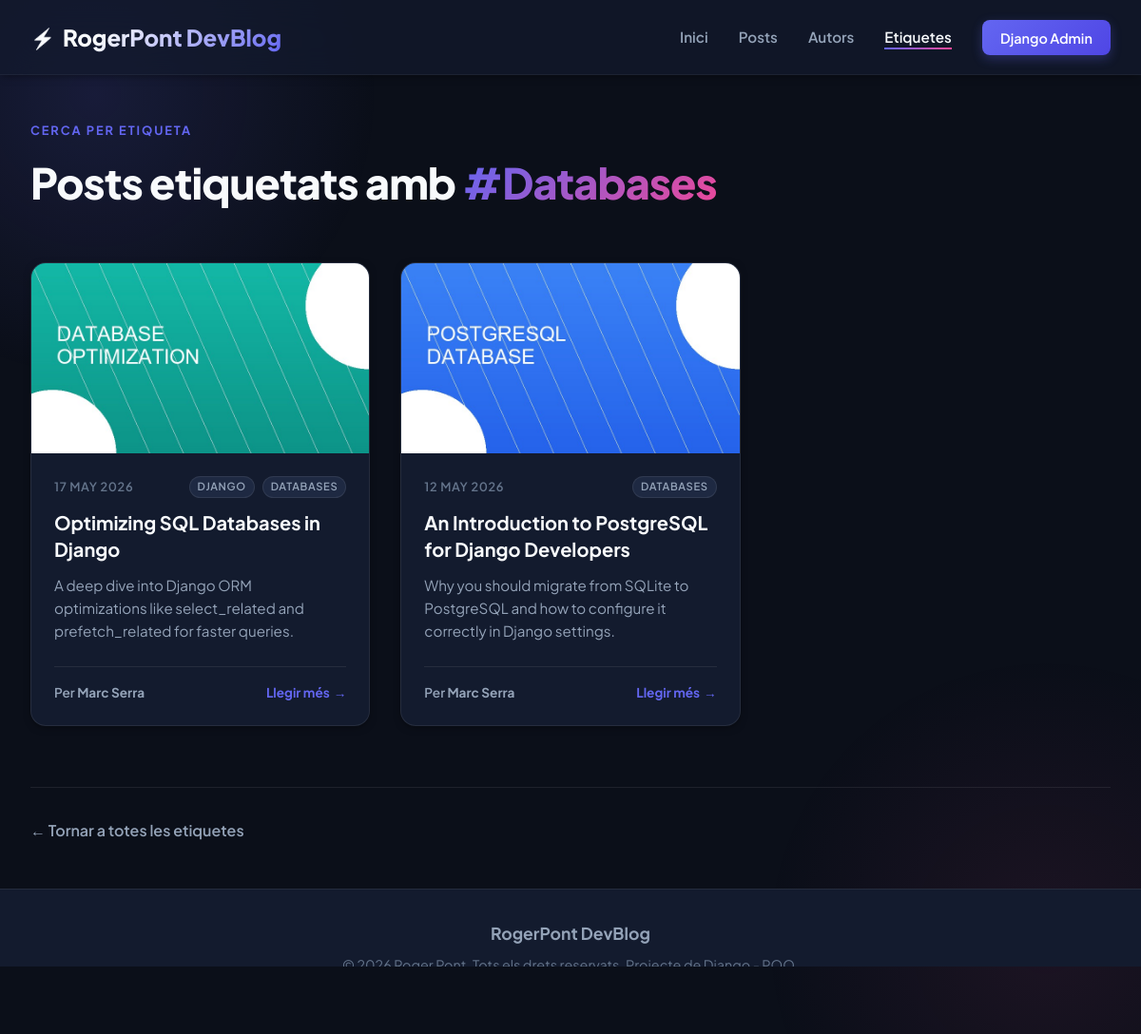
/tags/Databases, run on the app's committed database.
### blog/models.py (models this page shows, shortened)
class Tag(models.Model):
    caption = models.CharField(max_length=50)

class Post(models.Model):
    title = models.CharField(max_length=150)
    excerpt = models.CharField(max_length=200, validators=[MinLengthValidator(10)])
    image_name = models.CharField(max_length=100)
    date = models.DateField(auto_now=True)
    slug = models.SlugField(unique=True, db_index=True)
    content = models.TextField(validators=[MinLengthValidator(10)])
    author = models.ForeignKey(
        Author,
        on_delete=models.CASCADE,
        related_name="posts"
    )
    tags = models.ManyToManyField(
        Tag,
        related_name="posts",
        blank=True
    )

class Author(models.Model):
    first_name = models.CharField(max_length=100)
    last_name = models.CharField(max_length=100)
    email_address = models.EmailField()
    def __str__(self):
        return f"{self.first_name} {self.last_name}"

### blog/views.py (the view)
# urls.py: path("tags/<str:tag_caption>", views.TagPostsView.as_view(), name="tag-posts-page"),
class TagPostsView(ListView):
    model = Post
    template_name = "blog/tag_post.html"
    context_object_name = "posts"
    def get_queryset(self):
        tag_caption = self.kwargs["tag_caption"]
        return Post.objects.filter(tags__caption__iexact=tag_caption).order_by("-date")
    def get_context_data(self, **kwargs):
        context = super().get_context_data(**kwargs)
        context["tag_name"] = self.kwargs["tag_caption"]
        return context

### blog/templates/blog/tag_post.html (shortened to what this page needs)
{% extends "base.html" %}
{% block content %}
<section>
    <div style="margin-bottom: 3rem;">
        <span style="color: var(--accent-primary); font-weight: 700; text-transform: uppercase; font-size: 0.8rem; letter-spacing: 0.15em; display: block; margin-bottom: 0.5rem;">Cerca per Etiqueta</span>
        <h1 style="font-size: 2.8rem; font-weight: 800; letter-spacing: -0.02em;">Posts etiquetats amb <span style="background: linear-gradient(135deg, var(--accent-primary) 0%, var(--accent-secondary) 100%); -webkit-background-clip: text; -webkit-text-fill-color: transparent;">#{{ tag_name }}</span></h1>
    </div>
    <div class="posts-grid">
        {% for post in posts %}
            {% include "blog/includes/post.html" %}
        {% empty %}
            <p>No s'ha trobat cap post associat a aquesta etiqueta.</p>
        {% endfor %}
    </div>
    <div style="margin-top: 4rem; padding-top: 2rem; border-top: 1px solid var(--border-color);">
        <a href="{% url 'tags-page' %}" style="color: var(--text-secondary); display: flex; align-items: center; gap: 0.5rem; font-weight: 600;">
            &larr; Tornar a totes les etiquetes
        </a>
    </div>
</section>
{% endblock %}

### blog/templates/blog/includes/post.html
{% load static %}
<article class="card">
    <div class="card-img-wrapper">
        <img src="{% static 'blog/images/' %}{{ post.image_name }}" alt="{{ post.title }}" class="card-img">
    </div>
    <div class="card-body">
        <div class="card-meta">
            <time>{{ post.date|date:"d M Y" }}</time>
            <div class="tags-container" style="margin-bottom: 0;">
                {% for tag in post.tags.all %}
                    <span class="tag-badge" style="padding: 0.1rem 0.5rem; font-size: 0.7rem;">{{ tag.caption }}</span>
                {% endfor %}
            </div>
        </div>
        <h3 class="card-title">
            <a href="{% url 'post-detail-page' post.slug %}">{{ post.title }}</a>
        </h3>
        <p class="card-excerpt">{{ post.excerpt }}</p>
        <div class="card-footer">
            <a href="{% url 'author-detail-page' post.author.id %}" class="card-author">
                Per <strong>{{ post.author }}</strong>
            </a>
            <a href="{% url 'post-detail-page' post.slug %}" class="btn-read-more">Llegir més</a>
        </div>
    </div>
</article>

### blog/static/blog/styles.css (style rules this page uses)
:root { --bg-primary: #0b0f19; --bg-secondary: #131b2e; --bg-tertiary: #1e2942; --accent-primary: #6366f1; --accent-primary-glow: rgba(99, 102, 241, 0.15); --accent-secondary: #ec4899; --accent-tertiary: #14b8a6; --text-primary: #f8fafc; --text-secondary: #94a3b8; --text-muted: #64748b; --border-color: rgba(255, 255, 255, 0.08); --glass-bg: rgba(19, 27, 46, 0.7); --glass-border: rgba(255, 255, 255, 0.05); --shadow-sm: 0 2px 8px -2px rgba(0, 0, 0, 0.5); --shadow-md: 0 12px 24px -4px rgba(0, 0, 0, 0.6); --shadow-lg: 0 20px 40px -8px rgba(0, 0, 0, 0.8); --radius-sm: 8px; --radius-md: 16px; --radius-lg: 24px; --transition: all 0.3s cubic-bezier(0.4, 0, 0.2, 1); }
* { box-sizing: border-box; margin: 0; padding: 0; }
body { background-color: var(--bg-primary); color: var(--text-primary); font-family: 'Plus Jakarta Sans', sans-serif; line-height: 1.6; overflow-x: hidden; min-height: 100vh; display: flex; flex-direction: column; }
body::before { content: ''; position: fixed; top: -200px; left: -200px; width: 600px; height: 600px; background: radial-gradient(circle, var(--accent-primary-glow) 0%, rgba(11,15,25,0) 70%); z-index: -1; pointer-events: none; }
body::after { content: ''; position: fixed; bottom: -200px; right: -200px; width: 600px; height: 600px; background: radial-gradient(circle, rgba(236, 72, 153, 0.08) 0%, rgba(11,15,25,0) 70%); z-index: -1; pointer-events: none; }
a { color: inherit; text-decoration: none; transition: var(--transition); }
.posts-grid { display: grid; grid-template-columns: repeat(auto-fill, minmax(340px, 1fr)); gap: 2rem; margin-bottom: 3rem; }
.card { background: var(--bg-secondary); border: 1px solid var(--border-color); border-radius: var(--radius-md); overflow: hidden; display: flex; flex-direction: column; height: 100%; transition: var(--transition); box-shadow: var(--shadow-sm); }
.card-img-wrapper { position: relative; width: 100%; height: 200px; overflow: hidden; background: var(--bg-tertiary); }
.card-img { width: 100%; height: 100%; object-fit: cover; transition: var(--transition); }
.card-body { padding: 1.5rem; display: flex; flex-direction: column; flex: 1; }
.card-meta { font-size: 0.8rem; color: var(--text-muted); font-weight: 600; text-transform: uppercase; letter-spacing: 0.05em; margin-bottom: 0.75rem; display: flex; justify-content: space-between; align-items: center; }
.card-title { font-size: 1.25rem; font-weight: 700; margin-bottom: 0.75rem; color: var(--text-primary); line-height: 1.4; }
.card-excerpt { font-size: 0.95rem; color: var(--text-secondary); margin-bottom: 1.5rem; flex: 1; display: -webkit-box; -webkit-line-clamp: 3; -webkit-box-orient: vertical; overflow: hidden; }
.card-footer { display: flex; align-items: center; justify-content: space-between; padding-top: 1rem; border-top: 1px solid var(--border-color); }
.card-author { font-size: 0.85rem; font-weight: 600; color: var(--text-secondary); }
.btn-read-more { font-size: 0.85rem; font-weight: 700; color: var(--accent-primary); display: flex; align-items: center; gap: 0.25rem; }
.btn-read-more::after { content: '→'; transition: var(--transition); }
.tags-container { display: flex; flex-wrap: wrap; gap: 0.5rem; margin-bottom: 1rem; }
.tag-badge { background: var(--bg-tertiary); border: 1px solid var(--border-color); color: var(--text-secondary); font-size: 0.75rem; font-weight: 600; padding: 0.25rem 0.75rem; border-radius: 50px; transition: var(--transition); }

### data on the page
Tag: caption "Databases", caption "DATABASES"
Post: image_name (picture), date "17 MAY 2026", title "Optimizing SQL Databases in Django", excerpt "A deep dive into Django ORM optimizations like select_related and prefetch_related for faster queries.", author "Marc Serra"
Tag: caption "DJANGO"
Post: image_name (picture), date "12 MAY 2026", title "An Introduction to PostgreSQL for Django Developers", excerpt "Why you should migrate from SQLite to PostgreSQL and how to configure it correctly in Django settings.", author "Marc Serra"
